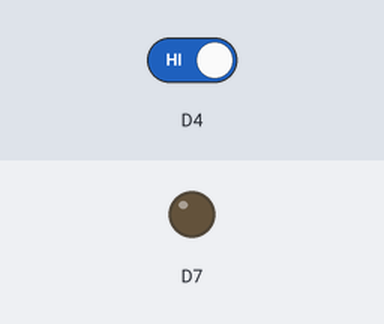
This sketch was run on a simulated ESP8266 (NodeMCU). On the bench: output pins drawn as LEDs (lit = HIGH). The inputs (shaded band) are chosen by the test bench; at power-on: D4 HIGH.

Above: at 1.2 s.
1.3 s: D4 driven LOW
At 2.5 s:
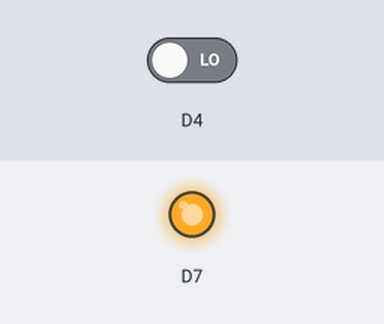
2.8 s: D4 driven HIGH
At 3.8 s:
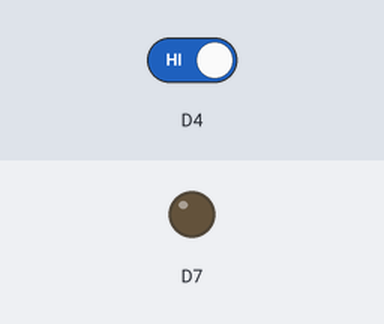
Timing chart, 0 to 5.8 s (numbered marks = the images above; inputs shaded):
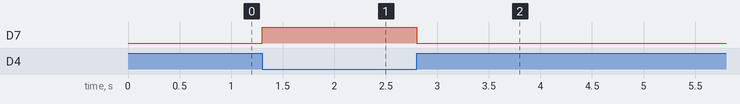

The sketch:

bracelet_hm10_code.ino
```cpp
#include <SoftwareSerial.h>
SoftwareSerial mySerial(D5, D6);

// the setup function runs once when you press reset or power the board
void setup() {
  // initialize digital pin LED_BUILTIN as an output.
  pinMode(13, OUTPUT);
  pinMode(2, INPUT);
  mySerial.begin(9600);
  Serial.begin(9600);
}

// the loop function runs over and over again forever
void loop() {

  char c;
  if (Serial.available()) {
    c = Serial.read();
    mySerial.print(c);
  }
  if (mySerial.available()) {
    c = mySerial.read();
    Serial.print(c);
  }


  if (!digitalRead(2)) {
    digitalWrite(13, HIGH);

  }
  else {
    digitalWrite(13, LOW);
  }
}
```

Measured:
- after the input at 1.3 s, D7: LOW → HIGH at once
- after the input at 2.8 s, D7: HIGH → LOW at once
